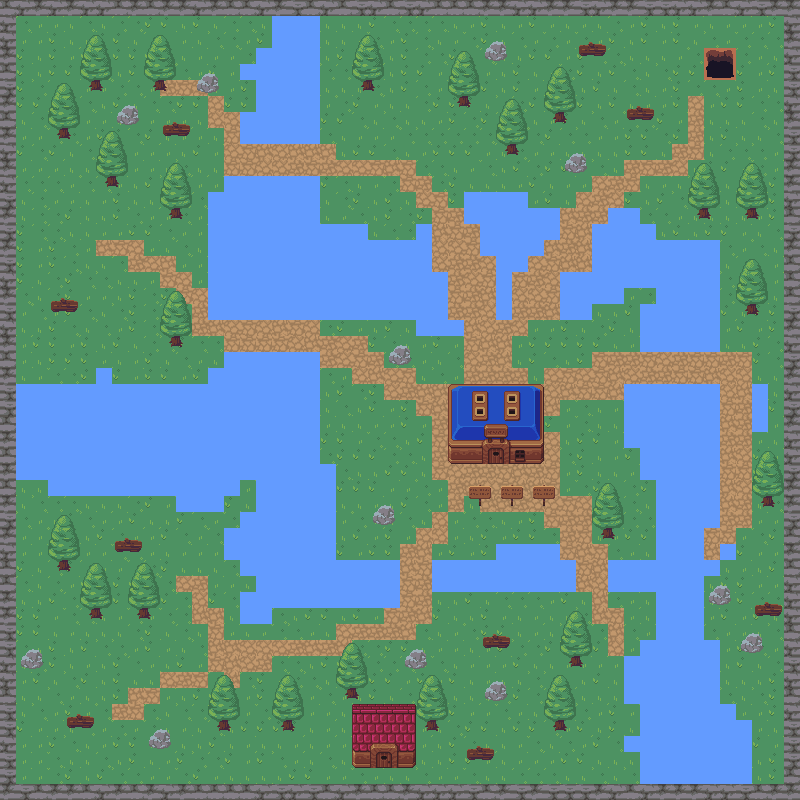

This game map was drawn from its Tiled (.tmx) file and the tilesets committed beside it. A one-line description and the trimmed map source follow:
An orthogonal 50x50 tile map with 16x16 px tiles, 9 tile layers (background, path, water, wall, ...), 3 tilesets and 130 objects (56x collision_eau, 33x collision_bois, 12x collision_pierre, 4x collision, 3x collision_panneau, ...).

<map version="1.5" tiledversion="1.7.2" orientation="orthogonal" renderorder="right-down" width="50" height="50" tilewidth="16" tileheight="16" infinite="0" nextlayerid="15" nextobjectid="229">
 <tileset firstgid="1" source="../tsx/nature.tsx" />
 <tileset firstgid="721" source="../tsx/maison.tsx" />
 <tileset firstgid="1071" source="../tsx/Boss_int.tsx" />
 <layer id="1" name="background" width="50" height="50">
  <data>[2500 cells, 2500 non-empty, 4 distinct tile ids]</data>
 </layer>
 <layer id="5" name="path" width="50" height="50">
  <data>[2500 cells, 314 non-empty, 4 distinct tile ids]</data>
 </layer>
 <layer id="4" name="water" width="50" height="50">
  <data>[2500 cells, 584 non-empty, 4 distinct tile ids]</data>
 </layer>
 <layer id="3" name="wall" width="50" height="50">
  <data>[2500 cells, 196 non-empty, 4 distinct tile ids]</data>
 </layer>
 <layer id="9" name="maison" width="50" height="50">
  <data>[2500 cells, 30 non-empty, 30 distinct tile ids]</data>
 </layer>
 <layer id="7" name="deco" width="50" height="50">
  <data>[2500 cells, 144 non-empty, 14 distinct tile ids]</data>
 </layer>
 <layer id="10" name="castle1" width="50" height="50">
  <data>[2500 cells, 16 non-empty, 16 distinct tile ids]</data>
 </layer>
 <layer id="14" name="boss" width="50" height="50">
  <data>[2500 cells, 4 non-empty, 4 distinct tile ids]</data>
 </layer>
 <layer id="13" name="top_arbre" width="50" height="50">
  <data>[2500 cells, 144 non-empty, 6 distinct tile ids]</data>
 </layer>
 <objectgroup id="6" name="Object">
  <object id="4" name="player1_spawn" x="100" y="252">
   <point />
  </object>
  <object id="5" name="player2_spawn" x="698" y="108">
   <point />
  </object>
  <object id="6" name="player3_spawn" x="126" y="712">
   <point />
  </object>
  <object id="24" type="collision" x="1" y="1" width="799" height="14" />
  <object id="25" type="collision" x="0" y="17" width="15" height="783" />
  <object id="26" type="collision" x="785" y="14" width="15" height="787" />
  <object id="28" type="collision" x="11" y="785" width="775" height="13" />
  <object id="83" type="collision_eau" x="272.5" y="16" width="48" height="128" />
  <object id="84" type="collision_eau" x="256" y="48" width="16" height="96" />
  <object id="85" type="collision_eau" x="240" y="112" width="16" height="32" />
  <object id="88" type="collision_eau" x="240" y="64" width="16" height="16" />
  <object id="89" type="collision_eau" x="224" y="176" width="96" height="16" />
  <object id="90" type="collision_eau" x="208" y="192" width="112" height="128" />
  <object id="91" type="collision_eau" x="320" y="224" width="48" height="96" />
  <object id="94" type="collision_eau" x="368" y="240" width="64" height="80" />
  <object id="96" type="collision_eau" x="416" y="320" width="48" height="16" />
  <object id="97" type="collision_eau" x="416" y="224" width="16" height="16" />
  <object id="98" type="collision_eau" x="480" y="192" width="48" height="64" />
  <object id="100" type="collision_eau" x="496" y="256" width="16" height="48" />
  <object id="101" type="collision_eau" x="496" y="304" width="16" height="16" />
  <object id="102" type="collision_eau" x="512" y="256" width="16" height="16" />
  <object id="103" type="collision_eau" x="528" y="208" width="32" height="32" />
  <object id="104" type="collision_eau" x="528" y="240" width="16" height="16" />
  <object id="105" type="collision_eau" x="608" y="208" width="16" height="16" />
  <object id="106" type="collision_eau" x="656" y="240" width="64" height="112" />
  <object id="107" type="collision_eau" x="640" y="304" width="16" height="48" />
  <object id="108" type="collision_eau" x="592" y="224" width="32" height="80" />
  <object id="109" type="collision_eau" x="624" y="208" width="16" height="80" />
  <object id="110" type="collision_eau" x="640" y="224" width="16" height="64" />
  <object id="111" type="collision_eau" x="560" y="272" width="32" height="48" />
  <object id="115" type="collision_eau" x="624" y="384" width="96" height="64" />
  <object id="116" type="collision_eau" x="752" y="384" width="16" height="48" />
  <object id="117" type="collision_eau" x="640" y="448" width="80" height="32" />
  <object id="118" type="collision_eau" x="656" y="480" width="64" height="32" />
  <object id="120" type="collision_eau" x="656" y="512" width="48" height="272" />
  <object id="121" type="collision_eau" x="704" y="512" width="16" height="16" />
  <object id="122" type="collision_eau" x="704" y="560" width="16" height="16" />
  <object id="123" type="collision_eau" x="720" y="544" width="16" height="16" />
  <object id="124" type="collision_eau" x="704" y="640" width="16" height="144" />
  <object id="125" type="collision_eau" x="720" y="720" width="32" height="64" />
  <object id="126" type="collision_eau" x="720" y="704" width="16" height="16" />
  <object id="127" type="collision_eau" x="624" y="656" width="32" height="48" />
  <object id="128" type="collision_eau" x="640" y="704" width="16" height="80" />
  <object id="129" type="collision_eau" x="624" y="736" width="16" height="16" />
  <object id="130" type="collision_eau" x="640" y="640" width="16" height="16" />
  <object id="131" type="collision_eau" x="608" y="560" width="48" height="32" />
  <object id="132" type="collision_eau" x="432" y="560" width="144" height="32" />
  <object id="134" type="collision_eau" x="496" y="544" width="64" height="16" />
  <object id="135" type="collision_eau" x="224" y="352" width="96" height="128" />
  <object id="136" type="collision_eau" x="256" y="480" width="80" height="128" />
  <object id="137" type="collision_eau" x="336" y="560" width="64" height="48" />
  <object id="139" type="collision_eau" x="320" y="464" width="16" height="16" />
  <object id="140" type="collision_eau" x="240" y="512" width="16" height="64" />
  <object id="141" type="collision_eau" x="224" y="528" width="16" height="32" />
  <object id="142" type="collision_eau" x="240" y="592" width="16" height="32" />
  <object id="143" type="collision_eau" x="256" y="608" width="16" height="16" />
  <object id="144" type="collision_eau" x="16" y="384" width="208" height="96" />
  <object id="145" type="collision_eau" x="48" y="480" width="192" height="16" />
  <object id="146" type="collision_eau" x="176" y="496" width="48" height="16" />
  <object id="147" type="collision_eau" x="208" y="368" width="16" height="16" />
  <object id="148" type="collision_eau" x="96" y="368" width="16" height="16" />
  <object id="150" type="collision_eau" x="432" y="272" width="16" height="48" />
  <object id="151" type="collision_eau" x="464" y="192" width="16" height="32" />
  <object id="152" type="collision_bois" x="56.625" y="560.333" width="14.5" height="11.125" />
  <object id="153" type="collision_bois" x="88.4167" y="608.104" width="14.5" height="11.125" />
  <object id="154" type="collision_bois" x="136.083" y="608.438" width="14.5" height="11.125" />
  <object id="155" type="collision_bois" x="216.417" y="720.771" width="14.5" height="11.125" />
  </objectgroup>
</map>
<!-- 63 of 130 objects omitted -->
